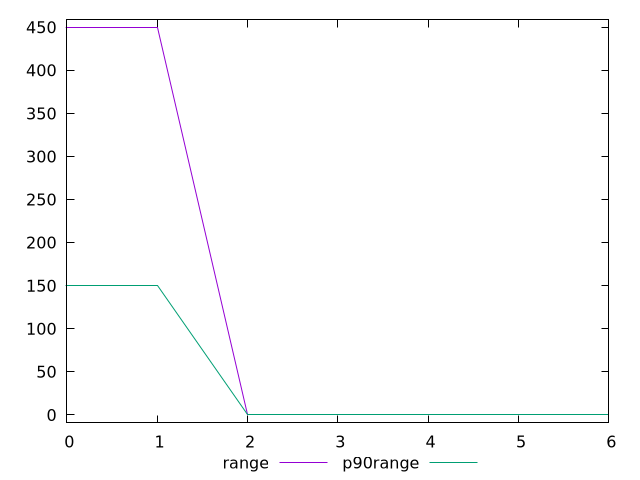

Write gnuplot code to recreate this figure.
$_range <<EOF
450
450
0
0
0
0
0
EOF
$_p90Range <<EOF
150
150
0
0
0
0
0
EOF
set key outside below
set terminal pngcairo
set output "report_00006_2020-11-02T20-21-41.718Z/unminified-css/progession_range_p90range.png"
set yrange [-9:459]
plot $_range title "range" with line ,$_p90Range title "p90range" with line ,
